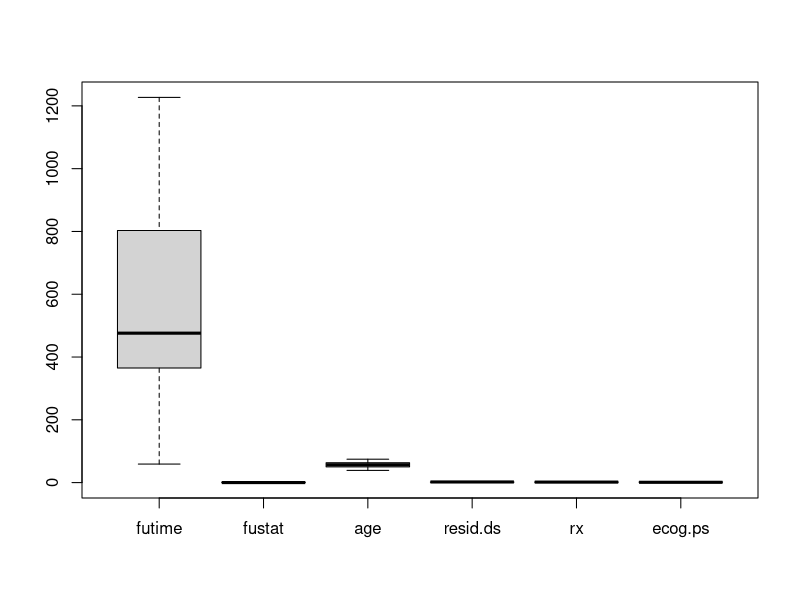
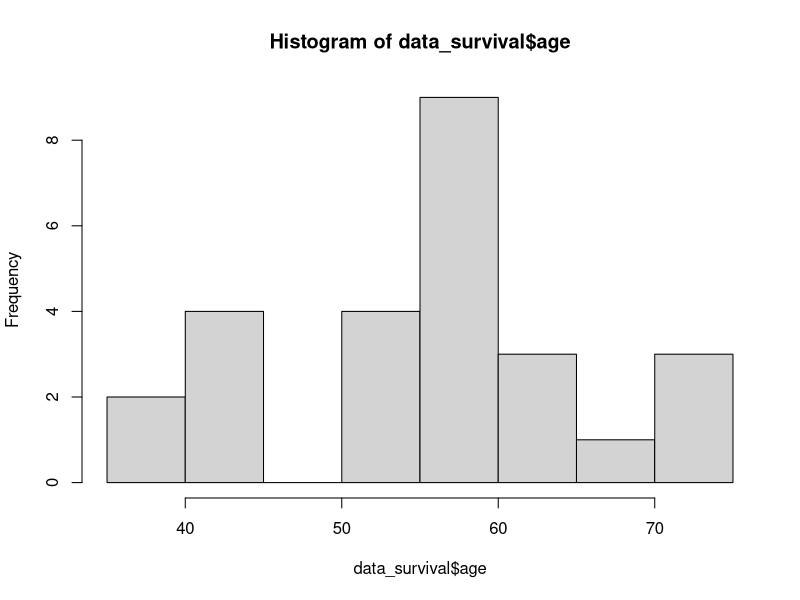
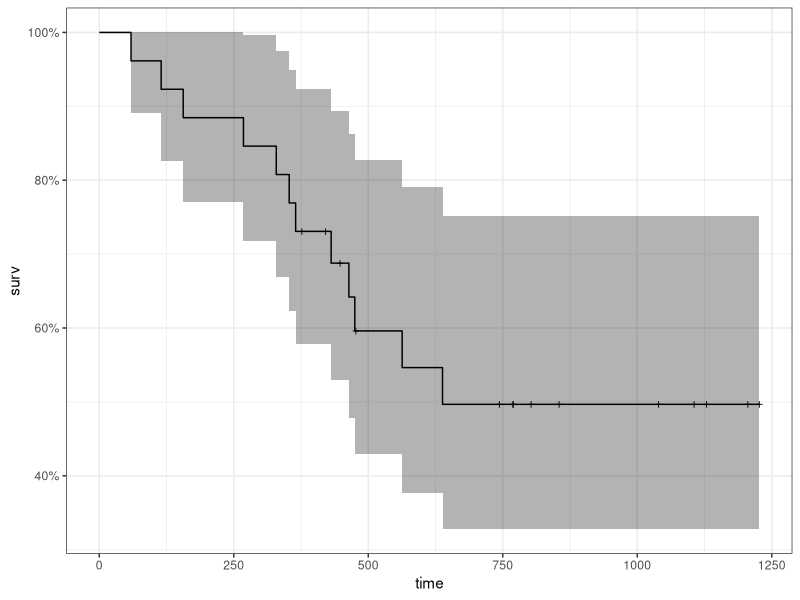
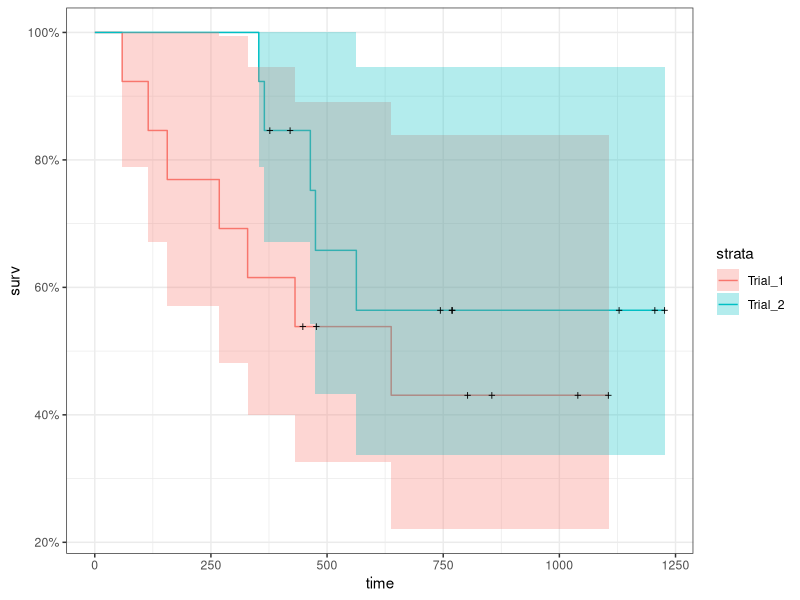
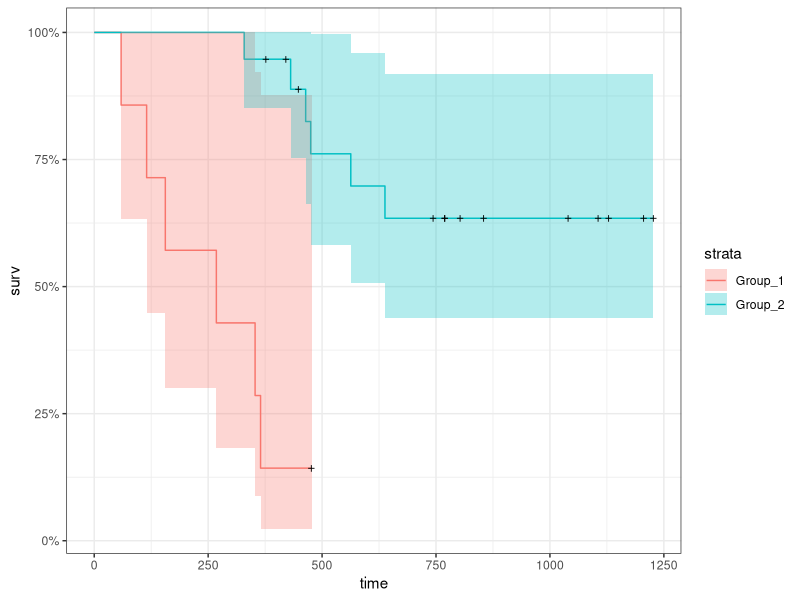
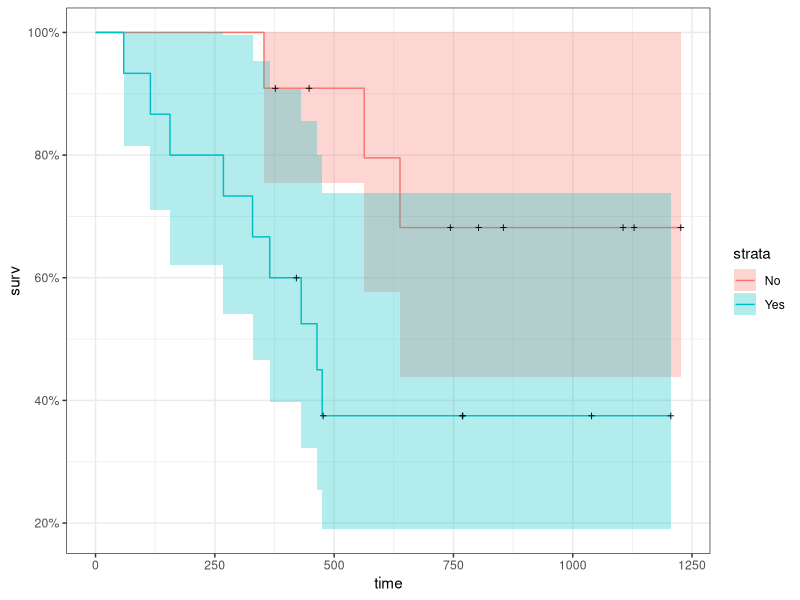
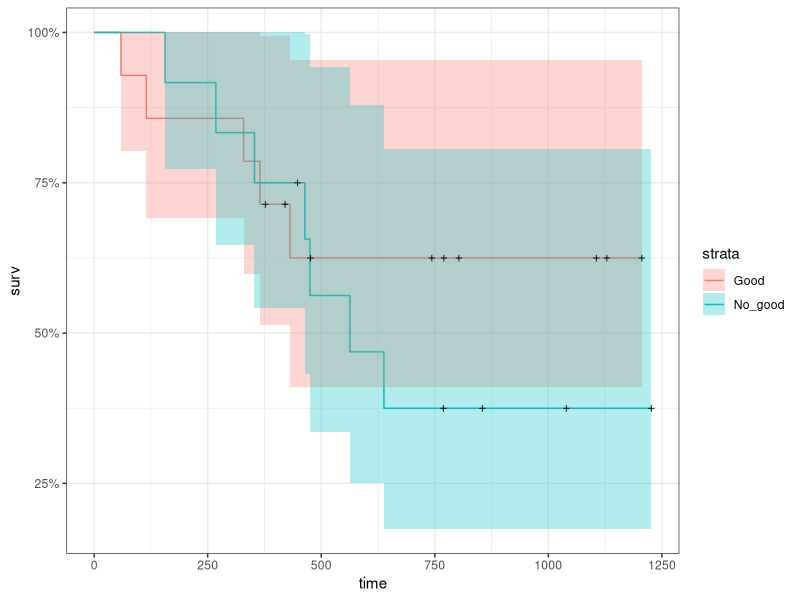
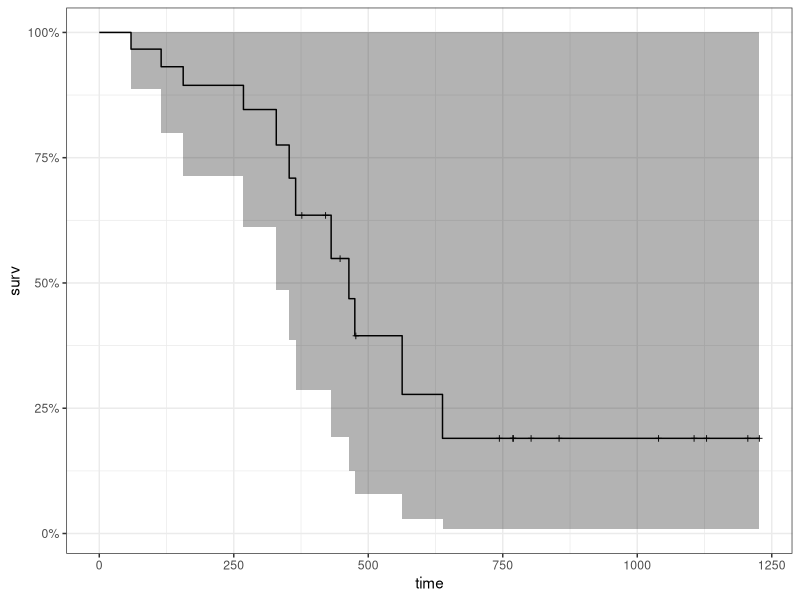

These charts were generated, in order, by the following R code:
## ---- chunk 1
knitr::opts_chunk$set(echo = TRUE)
require('survival')
require('ggplot2')
require('dplyr')
#install.packages('ggfortify')
require('ggfortify')
require('coin')
require('survminer')
theme_set(theme_bw())
## ---- chunk 2
data_survival <- data.frame(ovarian)
str(data_survival)
## ---- chunk 3
head(data_survival)
## ---- chunk 4
colSums(is.na(data_survival))
## ---- chunk 5
boxplot(data_survival)
## ---- chunk 6
data_survival$resid.ds <- factor(data_survival$resid.ds, levels = c(1,2), labels = c("No", "Yes"))
data_survival$rx <- factor(data_survival$rx, levels = c(1,2), labels = c("Trial_1", "Trial_2"))
data_survival$ecog.ps <- factor(data_survival$ecog.ps, levels = c(1,2), labels = c("Good", "No_good"))
## ---- chunk 7
hist(data_survival$age)
## ---- chunk 8
data_survival <- data_survival %>% mutate(age_groups = ifelse(age >= 60, "Group_1", "Group_2"))
data_survival$age_groups <- factor(data_survival$age_groups)
## ---- chunk 9
str(data_survival)
## ---- chunk 10
km <- with(data_survival, Surv(futime, fustat))
km
## ---- chunk 11
km_fit <- survfit(Surv(futime, fustat) ~ 1, data=data_survival)
summary(km_fit, times = c(1,30,60,90*(1:10)))
## ---- chunk 12
autoplot(km_fit)
## ---- chunk 13
km_trt_fit <- survfit(Surv(futime, fustat) ~ rx, data=data_survival)
autoplot(km_trt_fit)
## ---- chunk 14
km_age_fit <- survfit(Surv(futime, fustat) ~ age_groups, data=data_survival)
autoplot(km_age_fit)
## ---- chunk 15
km_resid_fit <- survfit(Surv(futime, fustat) ~ resid.ds, data=data_survival)
autoplot(km_resid_fit)
## ---- chunk 16
km_ecog_fit <- survfit(Surv(futime, fustat) ~ ecog.ps, data=data_survival)
autoplot(km_ecog_fit)
## ---- chunk 17
survdiff(Surv(futime, fustat) ~ rx, data = data_survival)
## ---- chunk 18
data_survival$rx <- as.factor(data_survival$rx)
logrank_test(Surv(futime, fustat) ~ rx, data_survival)
## ---- chunk 19
survdiff(Surv(futime, fustat) ~ resid.ds, data = data_survival)
## ---- chunk 20
data_survival$resid.ds <- as.factor(data_survival$resid.ds)
logrank_test(Surv(futime, fustat) ~ resid.ds, data_survival)
## ---- chunk 21
survdiff(Surv(futime, fustat) ~ ecog.ps, data = data_survival)
## ---- chunk 22
data_survival$ecog.ps <- as.factor(data_survival$ecog.ps)
logrank_test(Surv(futime, fustat) ~ ecog.ps, data_survival)
## ---- chunk 23
survdiff(Surv(futime, fustat) ~ age_groups, data = data_survival)
## ---- chunk 24
data_survival$age_groups <- as.factor(data_survival$age_groups)
logrank_test(Surv(futime, fustat) ~ age_groups, data_survival)
## ---- chunk 25
cox <- coxph(Surv(futime, fustat) ~ age_groups + resid.ds + rx + ecog.ps , data = data_survival)
summary(cox)
## ---- chunk 26
cox_fit <- survfit(cox)
autoplot(cox_fit)
## ---- chunk 27
aa_fit <- aareg(Surv(futime, fustat) ~ age_groups + resid.ds + rx + ecog.ps, data = data_survival)
autoplot(aa_fit)
## ---- chunk 28
fit.coxph <- coxph(Surv(futime, fustat) ~ age_groups + resid.ds + rx + ecog.ps, data = data_survival)
ggforest(fit.coxph, data = data_survival)
